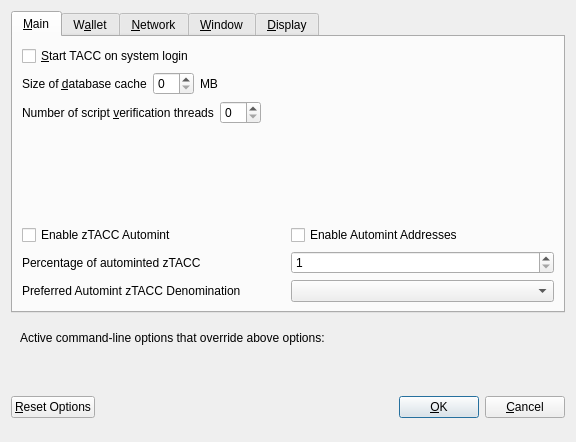
<?xml version="1.0" encoding="UTF-8"?>
<ui version="4.0">
 <class>OptionsDialog</class>
 <widget class="QDialog" name="OptionsDialog">
  <property name="geometry">
   <rect>
    <x>0</x>
    <y>0</y>
    <width>576</width>
    <height>442</height>
   </rect>
  </property>
  <property name="windowTitle">
   <string>Options</string>
  </property>
  <property name="modal">
   <bool>true</bool>
  </property>
  <layout class="QVBoxLayout" name="verticalLayout">
   <item>
    <widget class="QTabWidget" name="tabWidget">
     <property name="currentIndex">
      <number>0</number>
     </property>
     <widget class="QWidget" name="tabMain">
      <attribute name="title">
       <string>&amp;Main</string>
      </attribute>
      <layout class="QVBoxLayout" name="verticalLayout_Main">
       <item>
        <widget class="QCheckBox" name="bitcoinAtStartup">
         <property name="toolTip">
          <string>Automatically start TACC after logging in to the system.</string>
         </property>
         <property name="text">
          <string>&amp;Start TACC on system login</string>
         </property>
        </widget>
       </item>
       <item>
        <layout class="QHBoxLayout" name="horizontalLayout_2_Main">
         <item>
          <widget class="QLabel" name="databaseCacheLabel">
           <property name="text">
            <string>Size of &amp;database cache</string>
           </property>
           <property name="textFormat">
            <enum>Qt::PlainText</enum>
           </property>
           <property name="buddy">
            <cstring>databaseCache</cstring>
           </property>
          </widget>
         </item>
         <item>
          <widget class="QSpinBox" name="databaseCache"/>
         </item>
         <item>
          <widget class="QLabel" name="databaseCacheUnitLabel">
           <property name="text">
            <string>MB</string>
           </property>
           <property name="textFormat">
            <enum>Qt::PlainText</enum>
           </property>
          </widget>
         </item>
         <item>
          <spacer name="horizontalSpacer_2_Main">
           <property name="orientation">
            <enum>Qt::Horizontal</enum>
           </property>
           <property name="sizeHint" stdset="0">
            <size>
             <width>40</width>
             <height>20</height>
            </size>
           </property>
          </spacer>
         </item>
        </layout>
       </item>
       <item>
        <layout class="QHBoxLayout" name="horizontalLayout_3_Main">
         <item>
          <widget class="QLabel" name="threadsScriptVerifLabel">
           <property name="text">
            <string>Number of script &amp;verification threads</string>
           </property>
           <property name="textFormat">
            <enum>Qt::PlainText</enum>
           </property>
           <property name="buddy">
            <cstring>threadsScriptVerif</cstring>
           </property>
          </widget>
         </item>
         <item>
          <widget class="QSpinBox" name="threadsScriptVerif">
           <property name="toolTip">
            <string>(0 = auto, &lt;0 = leave that many cores free)</string>
           </property>
          </widget>
         </item>
         <item>
          <spacer name="horizontalSpacer_3_Main">
           <property name="orientation">
            <enum>Qt::Horizontal</enum>
           </property>
           <property name="sizeHint" stdset="0">
            <size>
             <width>40</width>
             <height>20</height>
            </size>
           </property>
          </spacer>
         </item>
        </layout>
       </item>
       <item>
        <spacer name="verticalSpacer_2">
         <property name="orientation">
          <enum>Qt::Vertical</enum>
         </property>
         <property name="sizeHint" stdset="0">
          <size>
           <width>20</width>
           <height>40</height>
          </size>
         </property>
        </spacer>
       </item>
       <item>
        <widget class="QWidget" name="verticalZpivOptionsWidget" native="true">
         <layout class="QVBoxLayout" name="verticalZpivOptionsLayout">
          <property name="margin">
           <number>0</number>
          </property>
          <item>
           <layout class="QHBoxLayout" name="horizontalAutomintingLayout">
            <item>
             <widget class="QCheckBox" name="checkBoxZeromintEnable">
              <property name="toolTip">
               <string>Enable automatic minting of TACC units to zTACC</string>
              </property>
              <property name="layoutDirection">
               <enum>Qt::LeftToRight</enum>
              </property>
              <property name="text">
               <string>Enable zTACC Automint</string>
              </property>
             </widget>
            </item>
            <item>
             <widget class="QCheckBox" name="checkBoxZeromintAddresses">
              <property name="toolTip">
               <string>Enable automatic zTACC minting from specific addresses</string>
              </property>
              <property name="layoutDirection">
               <enum>Qt::LeftToRight</enum>
              </property>
              <property name="text">
               <string>Enable Automint Addresses</string>
              </property>
             </widget>
            </item>
           </layout>
          </item>
          <item>
           <layout class="QHBoxLayout" name="horizontalZmintPercentageLayout">
            <item>
             <widget class="QLabel" name="percentage_label">
              <property name="toolTip">
               <string>Percentage of incoming TACC which get automatically converted to zTACC via Zerocoin Protocol (min: 10%)</string>
              </property>
              <property name="text">
               <string>Percentage of autominted zTACC</string>
              </property>
             </widget>
            </item>
            <item>
             <widget class="QSpinBox" name="zeromintPercentage">
              <property name="minimum">
               <number>1</number>
              </property>
              <property name="maximum">
               <number>100</number>
              </property>
             </widget>
            </item>
           </layout>
          </item>
          <item>
           <layout class="QHBoxLayout" name="horizontalLayout" stretch="0,0">
            <property name="sizeConstraint">
             <enum>QLayout::SetFixedSize</enum>
            </property>
            <item>
             <widget class="QLabel" name="labelPreferredDenom">
              <property name="maximumSize">
               <size>
                <width>16777215</width>
                <height>16777215</height>
               </size>
              </property>
              <property name="toolTip">
               <string>Wait with automatic conversion to Zerocoin until enough TACC for this denomination is available</string>
              </property>
              <property name="text">
               <string>Preferred Automint zTACC Denomination</string>
              </property>
             </widget>
            </item>
            <item>
             <widget class="QComboBox" name="preferredDenom">
              <property name="maximumSize">
               <size>
                <width>16777215</width>
                <height>27</height>
               </size>
              </property>
              <property name="toolTip">
               <string>Wait with automatic conversion to Zerocoin until enough TACC for this denomination is available</string>
              </property>
              <property name="maxVisibleItems">
               <number>9</number>
              </property>
              <property name="maxCount">
               <number>9</number>
              </property>
             </widget>
            </item>
           </layout>
          </item>
         </layout>
        </widget>
       </item>
      </layout>
     </widget>
     <widget class="QWidget" name="tabWallet">
      <attribute name="title">
       <string>W&amp;allet</string>
      </attribute>
      <layout class="QVBoxLayout" name="verticalLayout_Wallet">
       <item>
        <layout class="QHBoxLayout" name="horizontalLayout_2_Wallet">
         <item>
          <widget class="QLabel" name="labelStakeSplitThresholdText">
           <property name="text">
            <string>Stake split threshold:</string>
           </property>
          </widget>
         </item>
         <item>
          <widget class="QSpinBox" name="spinBoxStakeSplitThreshold">
           <property name="minimum">
            <number>1</number>
           </property>
           <property name="maximum">
            <number>999999</number>
           </property>
          </widget>
         </item>
        </layout>
       </item>
       <item>
        <widget class="QGroupBox" name="groupBox">
         <property name="title">
          <string>Expert</string>
         </property>
         <layout class="QVBoxLayout" name="verticalLayout_2">
          <item>
           <widget class="QCheckBox" name="coinControlFeatures">
            <property name="toolTip">
             <string>Whether to show coin control features or not.</string>
            </property>
            <property name="text">
             <string>Enable coin &amp;control features</string>
            </property>
           </widget>
          </item>
          <item>
           <widget class="QCheckBox" name="showMasternodesTab">
            <property name="toolTip">
             <string>Show additional tab listing all your masternodes in first sub-tab&lt;br/&gt;and all masternodes on the network in second sub-tab.</string>
            </property>
            <property name="text">
             <string>Show Masternodes Tab</string>
            </property>
           </widget>
          </item>
          <item>
           <widget class="QCheckBox" name="spendZeroConfChange">
            <property name="toolTip">
             <string>If you disable the spending of unconfirmed change, the change from a transaction&lt;br/&gt;cannot be used until that transaction has at least one confirmation.&lt;br/&gt;This also affects how your balance is computed.</string>
            </property>
            <property name="text">
             <string>&amp;Spend unconfirmed change</string>
            </property>
           </widget>
          </item>
         </layout>
        </widget>
       </item>
       <item>
        <spacer name="verticalSpacer_Wallet">
         <property name="orientation">
          <enum>Qt::Vertical</enum>
         </property>
         <property name="sizeHint" stdset="0">
          <size>
           <width>20</width>
           <height>40</height>
          </size>
         </property>
        </spacer>
       </item>
      </layout>
     </widget>
     <widget class="QWidget" name="tabNetwork">
      <attribute name="title">
       <string>&amp;Network</string>
      </attribute>
      <layout class="QVBoxLayout" name="verticalLayout_Network">
       <item>
        <widget class="QCheckBox" name="mapPortUpnp">
         <property name="toolTip">
          <string>Automatically open the TACC client port on the router. This only works when your router supports UPnP and it is enabled.</string>
         </property>
         <property name="text">
          <string>Map port using &amp;UPnP</string>
         </property>
        </widget>
       </item>
       <item>
        <widget class="QCheckBox" name="allowIncoming">
         <property name="toolTip">
          <string>Accept connections from outside</string>
         </property>
         <property name="text">
          <string>Allow incoming connections</string>
         </property>
        </widget>
       </item>
       <item>
        <widget class="QCheckBox" name="connectSocks">
         <property name="toolTip">
          <string>Connect to the TACC network through a SOCKS5 proxy.</string>
         </property>
         <property name="text">
          <string>&amp;Connect through SOCKS5 proxy (default proxy):</string>
         </property>
        </widget>
       </item>
       <item>
        <layout class="QHBoxLayout" name="horizontalLayout_1_Network">
         <item>
          <widget class="QLabel" name="proxyIpLabel">
           <property name="text">
            <string>Proxy &amp;IP:</string>
           </property>
           <property name="textFormat">
            <enum>Qt::PlainText</enum>
           </property>
           <property name="buddy">
            <cstring>proxyIp</cstring>
           </property>
          </widget>
         </item>
         <item>
          <widget class="QValidatedLineEdit" name="proxyIp">
           <property name="minimumSize">
            <size>
             <width>140</width>
             <height>0</height>
            </size>
           </property>
           <property name="maximumSize">
            <size>
             <width>140</width>
             <height>16777215</height>
            </size>
           </property>
           <property name="toolTip">
            <string>IP address of the proxy (e.g. IPv4: 127.0.0.1 / IPv6: ::1)</string>
           </property>
          </widget>
         </item>
         <item>
          <widget class="QLabel" name="proxyPortLabel">
           <property name="text">
            <string>&amp;Port:</string>
           </property>
           <property name="textFormat">
            <enum>Qt::PlainText</enum>
           </property>
           <property name="buddy">
            <cstring>proxyPort</cstring>
           </property>
          </widget>
         </item>
         <item>
          <widget class="QLineEdit" name="proxyPort">
           <property name="minimumSize">
            <size>
             <width>55</width>
             <height>0</height>
            </size>
           </property>
           <property name="maximumSize">
            <size>
             <width>55</width>
             <height>16777215</height>
            </size>
           </property>
           <property name="toolTip">
            <string>Port of the proxy (e.g. 9050)</string>
           </property>
          </widget>
         </item>
         <item>
          <spacer name="horizontalSpacer_1_Network">
           <property name="orientation">
            <enum>Qt::Horizontal</enum>
           </property>
           <property name="sizeHint" stdset="0">
            <size>
             <width>40</width>
             <height>20</height>
            </size>
           </property>
          </spacer>
         </item>
        </layout>
       </item>
       <item>
        <spacer name="verticalSpacer_Network">
         <property name="orientation">
          <enum>Qt::Vertical</enum>
         </property>
         <property name="sizeHint" stdset="0">
          <size>
           <width>20</width>
           <height>40</height>
          </size>
         </property>
        </spacer>
       </item>
      </layout>
     </widget>
     <widget class="QWidget" name="tabWindow">
      <attribute name="title">
       <string>&amp;Window</string>
      </attribute>
      <layout class="QVBoxLayout" name="verticalLayout_Window">
       <item>
        <widget class="QCheckBox" name="minimizeToTray">
         <property name="toolTip">
          <string>Show only a tray icon after minimizing the window.</string>
         </property>
         <property name="text">
          <string>&amp;Minimize to the tray instead of the taskbar</string>
         </property>
        </widget>
       </item>
       <item>
        <widget class="QCheckBox" name="minimizeOnClose">
         <property name="toolTip">
          <string>Minimize instead of exit the application when the window is closed. When this option is enabled, the application will be closed only after selecting Quit in the menu.</string>
         </property>
         <property name="text">
          <string>M&amp;inimize on close</string>
         </property>
        </widget>
       </item>
       <item>
        <spacer name="verticalSpacer_Window">
         <property name="orientation">
          <enum>Qt::Vertical</enum>
         </property>
         <property name="sizeHint" stdset="0">
          <size>
           <width>20</width>
           <height>40</height>
          </size>
         </property>
        </spacer>
       </item>
      </layout>
     </widget>
     <widget class="QWidget" name="tabDisplay">
      <attribute name="title">
       <string>&amp;Display</string>
      </attribute>
      <layout class="QVBoxLayout" name="verticalLayout_Display">
       <item>
        <layout class="QHBoxLayout" name="horizontalLayout_1_Display">
         <item>
          <widget class="QLabel" name="langLabel">
           <property name="text">
            <string>User Interface &amp;language:</string>
           </property>
           <property name="textFormat">
            <enum>Qt::PlainText</enum>
           </property>
           <property name="buddy">
            <cstring>lang</cstring>
           </property>
          </widget>
         </item>
         <item>
          <widget class="QValueComboBox" name="lang">
           <property name="toolTip">
            <string>The user interface language can be set here. This setting will take effect after restarting TACC.</string>
           </property>
          </widget>
         </item>
        </layout>
       </item>
       <item>
        <widget class="QLabel" name="label_3">
         <property name="toolTip">
          <string notr="true"/>
         </property>
         <property name="statusTip">
          <string notr="true"/>
         </property>
         <property name="whatsThis">
          <string notr="true"/>
         </property>
         <property name="accessibleName">
          <string notr="true"/>
         </property>
         <property name="text">
          <string>Language missing or translation incomplete? Help contributing translations here:
https://www.transifex.com/pivx-project/pivx-project-translations</string>
         </property>
         <property name="wordWrap">
          <bool>true</bool>
         </property>
         <property name="openExternalLinks">
          <bool>true</bool>
         </property>
         <property name="textInteractionFlags">
          <set>Qt::TextBrowserInteraction</set>
         </property>
        </widget>
       </item>
       <item>
        <layout class="QHBoxLayout" name="horizontalLayout_2_Display" stretch="0,0">
         <item>
          <widget class="QLabel" name="themeLabel">
           <property name="text">
            <string>User Interface Theme:</string>
           </property>
          </widget>
         </item>
         <item>
          <widget class="QValueComboBox" name="theme"/>
         </item>
        </layout>
       </item>
       <item>
        <widget class="QWidget" name="verticalZpivDisplayWidget" native="true">
         <layout class="QVBoxLayout" name="verticalZpivDisplayLayout">
          <property name="margin">
           <number>0</number>
          </property>
          <item>
           <widget class="Line" name="line">
            <property name="orientation">
             <enum>Qt::Horizontal</enum>
            </property>
           </widget>
          </item>
          <item>
           <layout class="QHBoxLayout" name="horizontalLayout_3_Display">
            <item>
             <widget class="QLabel" name="unitLabel">
              <property name="text">
               <string>Unit to show amounts in:</string>
              </property>
              <property name="textFormat">
               <enum>Qt::PlainText</enum>
              </property>
             </widget>
            </item>
            <item>
             <widget class="QValueComboBox" name="unit">
              <property name="toolTip">
               <string>Choose the default subdivision unit to show in the interface and when sending coins.</string>
              </property>
             </widget>
            </item>
           </layout>
          </item>
          <item>
           <layout class="QHBoxLayout" name="horizontalLayout_4_Display">
            <item>
             <widget class="QLabel" name="digitsLabel">
              <property name="text">
               <string>Decimal digits</string>
              </property>
             </widget>
            </item>
            <item>
             <widget class="QValueComboBox" name="digits"/>
            </item>
           </layout>
          </item>
          <item>
           <layout class="QHBoxLayout" name="horizontalLayout_5_Display">
            <item>
             <widget class="QCheckBox" name="checkBoxHideZeroBalances">
              <property name="toolTip">
               <string>Hide empty balances</string>
              </property>
              <property name="layoutDirection">
               <enum>Qt::LeftToRight</enum>
              </property>
              <property name="text">
               <string>Hide empty balances</string>
              </property>
             </widget>
            </item>
            <item>
             <widget class="QCheckBox" name="checkBoxHideOrphans">
              <property name="toolTip">
               <string>Hide orphan stakes in transaction lists</string>
              </property>
              <property name="text">
               <string>Hide orphan stakes</string>
              </property>
             </widget>
            </item>
            <item>
             <spacer name="horizontalSpacer">
              <property name="orientation">
               <enum>Qt::Horizontal</enum>
              </property>
              <property name="sizeHint" stdset="0">
               <size>
                <width>40</width>
                <height>20</height>
               </size>
              </property>
             </spacer>
            </item>
           </layout>
          </item>
          <item>
           <layout class="QHBoxLayout" name="horizontalLayout_6_Display">
            <item>
             <widget class="QLabel" name="thirdPartyTxUrlsLabel">
              <property name="toolTip">
               <string>Third party URLs (e.g. a block explorer) that appear in the transactions tab as context menu items. %s in the URL is replaced by transaction hash. Multiple URLs are separated by vertical bar |.</string>
              </property>
              <property name="text">
               <string>Third party transaction URLs</string>
              </property>
             </widget>
            </item>
            <item>
             <widget class="QLineEdit" name="thirdPartyTxUrls">
              <property name="toolTip">
               <string>Third party URLs (e.g. a block explorer) that appear in the transactions tab as context menu items. %s in the URL is replaced by transaction hash. Multiple URLs are separated by vertical bar |.</string>
              </property>
             </widget>
            </item>
           </layout>
          </item>
         </layout>
        </widget>
       </item>
       <item>
        <spacer name="verticalSpacer">
         <property name="orientation">
          <enum>Qt::Vertical</enum>
         </property>
         <property name="sizeHint" stdset="0">
          <size>
           <width>20</width>
           <height>40</height>
          </size>
         </property>
        </spacer>
       </item>
      </layout>
     </widget>
    </widget>
   </item>
   <item>
    <widget class="QFrame" name="frame">
     <layout class="QVBoxLayout" name="verticalLayout_Bottom">
      <item>
       <layout class="QHBoxLayout" name="horizontalLayout_Bottom">
        <item>
         <widget class="QLabel" name="overriddenByCommandLineInfoLabel">
          <property name="text">
           <string>Active command-line options that override above options:</string>
          </property>
          <property name="textFormat">
           <enum>Qt::PlainText</enum>
          </property>
         </widget>
        </item>
        <item>
         <spacer name="horizontalSpacer_Bottom">
          <property name="orientation">
           <enum>Qt::Horizontal</enum>
          </property>
          <property name="sizeHint" stdset="0">
           <size>
            <width>40</width>
            <height>20</height>
           </size>
          </property>
         </spacer>
        </item>
       </layout>
      </item>
      <item>
       <widget class="QLabel" name="overriddenByCommandLineLabel">
        <property name="text">
         <string/>
        </property>
        <property name="textFormat">
         <enum>Qt::PlainText</enum>
        </property>
        <property name="wordWrap">
         <bool>true</bool>
        </property>
       </widget>
      </item>
     </layout>
    </widget>
   </item>
   <item>
    <layout class="QHBoxLayout" name="horizontalLayout_Buttons">
     <item>
      <widget class="QPushButton" name="resetButton">
       <property name="toolTip">
        <string>Reset all client options to default.</string>
       </property>
       <property name="text">
        <string>&amp;Reset Options</string>
       </property>
       <property name="autoDefault">
        <bool>false</bool>
       </property>
      </widget>
     </item>
     <item>
      <spacer name="horizontalSpacer_1">
       <property name="orientation">
        <enum>Qt::Horizontal</enum>
       </property>
       <property name="sizeHint" stdset="0">
        <size>
         <width>40</width>
         <height>48</height>
        </size>
       </property>
      </spacer>
     </item>
     <item>
      <widget class="QLabel" name="statusLabel">
       <property name="minimumSize">
        <size>
         <width>200</width>
         <height>0</height>
        </size>
       </property>
       <property name="font">
        <font>
         <weight>75</weight>
         <bold>true</bold>
        </font>
       </property>
       <property name="text">
        <string/>
       </property>
       <property name="textFormat">
        <enum>Qt::PlainText</enum>
       </property>
       <property name="wordWrap">
        <bool>true</bool>
       </property>
      </widget>
     </item>
     <item>
      <spacer name="horizontalSpacer_2">
       <property name="orientation">
        <enum>Qt::Horizontal</enum>
       </property>
       <property name="sizeHint" stdset="0">
        <size>
         <width>40</width>
         <height>48</height>
        </size>
       </property>
      </spacer>
     </item>
     <item>
      <widget class="QPushButton" name="okButton">
       <property name="text">
        <string>&amp;OK</string>
       </property>
       <property name="autoDefault">
        <bool>false</bool>
       </property>
       <property name="default">
        <bool>true</bool>
       </property>
      </widget>
     </item>
     <item>
      <widget class="QPushButton" name="cancelButton">
       <property name="text">
        <string>&amp;Cancel</string>
       </property>
       <property name="autoDefault">
        <bool>false</bool>
       </property>
      </widget>
     </item>
    </layout>
   </item>
  </layout>
 </widget>
 <customwidgets>
  <customwidget>
   <class>QValidatedLineEdit</class>
   <extends>QLineEdit</extends>
   <header>qvalidatedlineedit.h</header>
  </customwidget>
  <customwidget>
   <class>QValueComboBox</class>
   <extends>QComboBox</extends>
   <header>qvaluecombobox.h</header>
  </customwidget>
 </customwidgets>
 <resources/>
 <connections/>
</ui>
